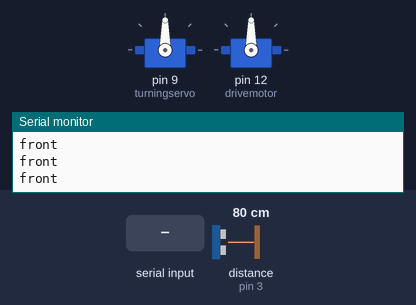
The sketch below on a simulated Arduino Uno, built with avr-gcc and run on an emulated ATmega328P. Parts: 2 × servo, the last lines printed to the serial monitor. The inputs (shaded band) are chosen by the test bench; at power-on: distance to the obstacle (sensor on pin 3) 80 cm.

Above: at 1.01 s.
1.3 s: "R" received over Serial
At 1.47 s:
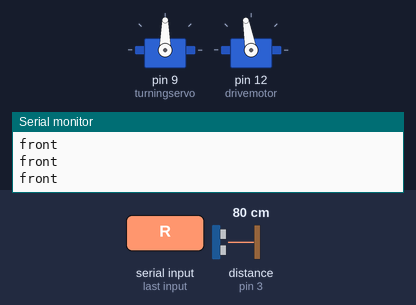
At 1.89 s:
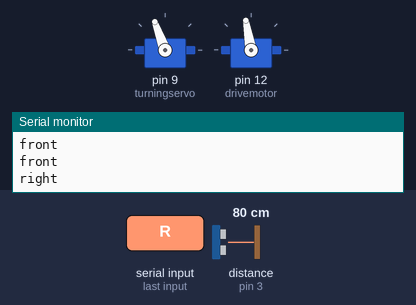
4.3 s: "L" received over Serial
At 4.79 s:
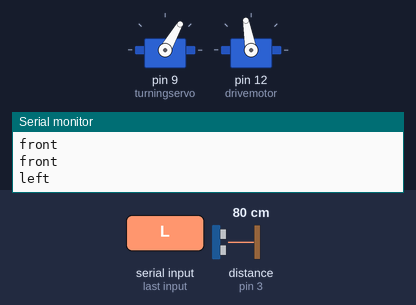
7.3 s: distance to the obstacle (sensor on pin 3) set to 2 cm
At 7.72 s:
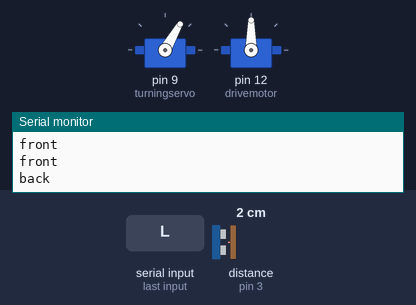
10.3 s: distance to the obstacle (sensor on pin 3) set to 60 cm
13.3 s: distance to the obstacle (sensor on pin 3) set to 4 cm
16.3 s: "S" received over Serial
Timing chart, 0 to 20.3 s (numbered marks = the images above; inputs shaded):
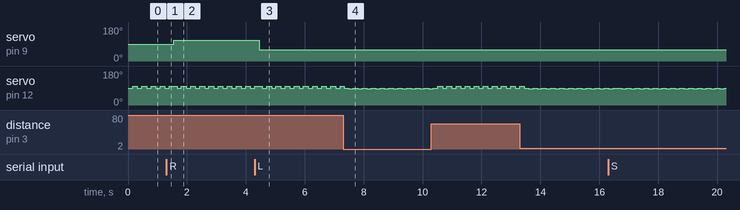

Measured:
- after the input at 1.3 s, servo on pin 9 (turningservo): 90° → 110° after 0.25 s
- after the input at 4.3 s, servo on pin 9 (turningservo): 110° → 60° after 0.15 s

The sketch:

Comand___Ultrasonic_control_arduino.ino
```cpp
#include <Servo.h>
#include "Ultrasonic.h"
Ultrasonic myultrasonic(2,3);
Servo turningservo;
Servo drivemotor;
int input = 0;
void setup() {
  turningservo.attach(9);
  drivemotor.attach(12);
  Serial.begin(9600);
}
void motor(int val) {
  drivemotor.write(val+90);
  delay(100);
}
void turnright(){
  turningservo.write(110);
  delay(100);
}
void turnleft(){
  turningservo.write(60);
  delay(100);
}
void forward(){
  motor(0);
  delay(50);
  motor(10);
  delay(50);
}
void backward(){
  motor(0);
  delay(50);
  motor(-5);
  delay(50);
}
void carstop(){
  motor(0);
  delay(50);
}
void loop () {
  if (myultrasonic.Ranging(CM)<40){
    backward();
    Serial.println("back");
  }
  if (myultrasonic.Ranging(CM)>40){
    forward();
    Serial.println("front");
  }
  input = Serial.read();
  switch(input) {
  case 'R':
    turnright();
    Serial.println("right");
    break;
  case 'L':
    turnleft();
    Serial.println("left");
    break;
  case 'F':
    forward();
    Serial.println("front");
    break;
  case 'B':
    backward();
    Serial.println("back");
    break;
  case 'S':
    carstop();
    Serial.println("stop");
    break;
  }
}
```
